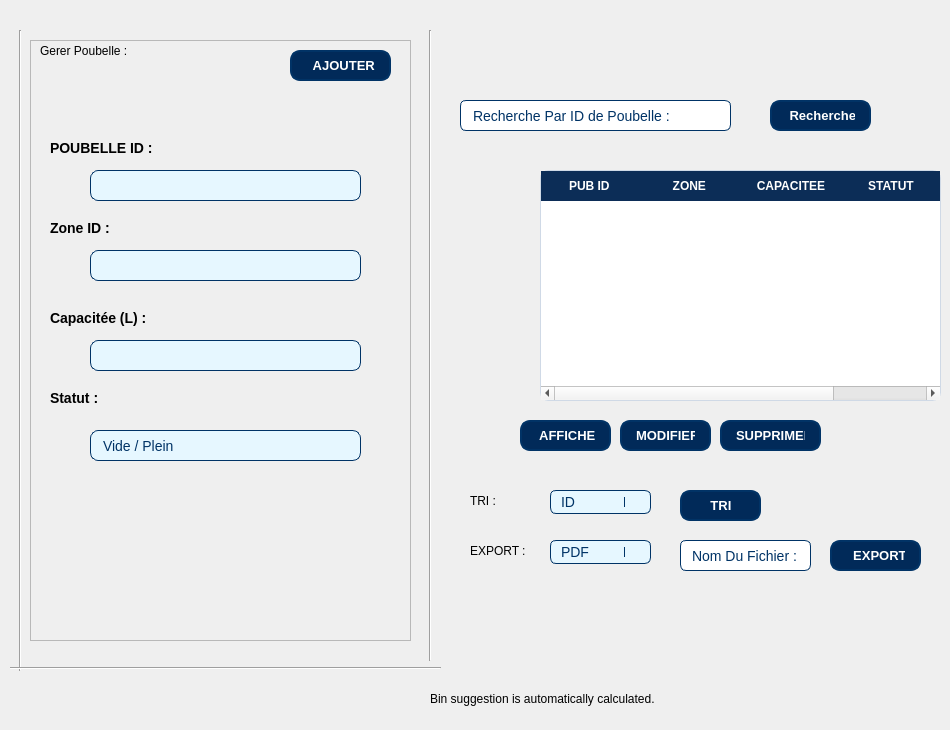
      <widget class="QWidget" name="pageMain">
       <widget class="QLabel" name="label_21">
        <property name="geometry">
         <rect>
          <x>470</x>
          <y>540</y>
          <width>61</width>
          <height>21</height>
         </rect>
        </property>
        <property name="styleSheet">
         <string notr="true">color: rgb(0, 0, 0);</string>
        </property>
        <property name="text">
         <string>EXPORT :</string>
        </property>
       </widget>
       <widget class="QFrame" name="frame">
        <property name="geometry">
         <rect>
          <x>30</x>
          <y>40</y>
          <width>381</width>
          <height>601</height>
         </rect>
        </property>
        <property name="styleSheet">
         <string notr="true">/* Form Box */
.form-fiche {
    flex: 1; /* Takes 1/3 of the container width */
    background-color: #f4f7fb; /* Light background for contrast */
    padding: 25px 20px; /* Inner spacing */
    border-radius: 12px; /* Rounded corners */
    box-shadow: 0 4px 12px rgba(0, 0, 0, 0.1); /* Soft shadow for depth */
    transition: transform 0.2s ease, box-shadow 0.2s ease;
}

.form-fiche:hover {
    transform: translateY(-2px); /* Slight lift on hover */
    box-shadow: 0 6px 15px rgba(0, 0, 0, 0.15); /* Stronger shadow */
}

.form-fiche h3 {
    margin-top: 0;
    margin-bottom: 20px;
    font-size: 20px;
    font-weight: 600;
    color: #003366;
}

.form-fiche label {
    display: block;
    font-weight: 500;
    margin-bottom: 6px;
    color: #003366;
}

.form-fiche input {
    width: 100%;
    padding: 10px;
    margin-bottom: 15px;
    border: 1px solid #003366;
    border-radius: 8px;
    background-color: #e6f7ff;
    font-size: 14px;
    transition: border 0.2s ease, box-shadow 0.2s ease;
}

.form-fiche input:focus {
    border-color: #0d3273;
    box-shadow: 0 0 5px rgba(13, 50, 115, 0.5);
    outline: none;
}

.form-fiche button {
    width: 32%;
    margin-right: 5%;
    padding: 10px;
    border: none;
    border-radius: 8px;
    background-color: #0d3273;
    color: white;
    font-weight: 500;
    cursor: pointer;
    transition: background-color 0.2s ease, transform 0.2s ease;
}

.form-fiche button:hover {
    background-color: #004080;
    transform: translateY(-1px);
}

.form-fiche small {
    display: block;
    margin-top: 8px;
    font-size: 12px;
    color: #555;
}</string>
        </property>
        <property name="frameShape">
         <enum>QFrame::Shape::StyledPanel</enum>
        </property>
        <property name="frameShadow">
         <enum>QFrame::Shadow::Raised</enum>
        </property>
        <widget class="QLabel" name="label_5">
         <property name="geometry">
          <rect>
           <x>10</x>
           <y>-20</y>
           <width>301</width>
           <height>61</height>
          </rect>
         </property>
         <property name="styleSheet">
          <string notr="true">font: 16pt &quot;Segoe UI&quot;;
color: rgb(0, 0, 0);
font: 700 16pt &quot;Segoe UI&quot;;</string>
         </property>
         <property name="text">
          <string>Gerer Poubelle :</string>
         </property>
        </widget>
        <widget class="QLineEdit" name="pubid">
         <property name="geometry">
          <rect>
           <x>60</x>
           <y>130</y>
           <width>271</width>
           <height>31</height>
          </rect>
         </property>
         <property name="styleSheet">
          <string notr="true">QLineEdit {
    background-color: #e6f7ff;      /* Light blue background */
    border: 1px solid #003366;      /* Dark blue border */
    border-radius: 8px;             /* Rounded corners */
    padding: 6px 10px;              /* Inner spacing */
    font-size: 14px;
    color: #003366;
}

QLineEdit:focus {
    border: 1px solid #0d3273;      /* Darker border on focus */
    background-color: #ffffff;      /* Slightly lighter background */
    selection-background-color: #0d3273;
    selection-color: #ffffff;
}</string>
         </property>
        </widget>
        <widget class="QLabel" name="label_8">
         <property name="geometry">
          <rect>
           <x>20</x>
           <y>80</y>
           <width>121</width>
           <height>71</height>
          </rect>
         </property>
         <property name="styleSheet">
          <string notr="true">QLabel {
    font-size: 14px;
    color: #000000;
    font-weight: bold;
}
</string>
         </property>
         <property name="text">
          <string>POUBELLE ID :
</string>
         </property>
        </widget>
        <widget class="QLabel" name="label_10">
         <property name="geometry">
          <rect>
           <x>20</x>
           <y>160</y>
           <width>121</width>
           <height>71</height>
          </rect>
         </property>
         <property name="styleSheet">
          <string notr="true">QLabel {
    font-size: 14px;
    color: #000000;
    font-weight: bold;
}
</string>
         </property>
         <property name="text">
          <string>Zone ID :
</string>
         </property>
        </widget>
        <widget class="QLineEdit" name="zoneid">
         <property name="geometry">
          <rect>
           <x>60</x>
           <y>210</y>
           <width>271</width>
           <height>31</height>
          </rect>
         </property>
         <property name="styleSheet">
          <string notr="true">QLineEdit {
    background-color: #e6f7ff;      /* Light blue background */
    border: 1px solid #003366;      /* Dark blue border */
    border-radius: 8px;             /* Rounded corners */
    padding: 6px 10px;              /* Inner spacing */
    font-size: 14px;
    color: #003366;
}

QLineEdit:focus {
    border: 1px solid #0d3273;      /* Darker border on focus */
    background-color: #ffffff;      /* Slightly lighter background */
    selection-background-color: #0d3273;
    selection-color: #ffffff;
}</string>
         </property>
        </widget>
        <widget class="QLabel" name="label_12">
         <property name="geometry">
          <rect>
           <x>20</x>
           <y>250</y>
           <width>121</width>
           <height>71</height>
          </rect>
         </property>
         <property name="styleSheet">
          <string notr="true">QLabel {
    font-size: 14px;
    color: #000000;
    font-weight: bold;
}
</string>
         </property>
         <property name="text">
          <string>Capacitée (L) :
</string>
         </property>
        </widget>
        <widget class="QLabel" name="label_13">
         <property name="geometry">
          <rect>
           <x>20</x>
           <y>330</y>
           <width>121</width>
           <height>71</height>
          </rect>
         </property>
         <property name="styleSheet">
          <string notr="true">QLabel {
    font-size: 14px;
    color: #000000;
    font-weight: bold;
}
</string>
         </property>
         <property name="text">
          <string>Statut :
</string>
         </property>
        </widget>
        <widget class="QLineEdit" name="cap">
         <property name="geometry">
          <rect>
           <x>60</x>
           <y>300</y>
           <width>271</width>
           <height>31</height>
          </rect>
         </property>
         <property name="styleSheet">
          <string notr="true">QLineEdit {
    background-color: #e6f7ff;      /* Light blue background */
    border: 1px solid #003366;      /* Dark blue border */
    border-radius: 8px;             /* Rounded corners */
    padding: 6px 10px;              /* Inner spacing */
    font-size: 14px;
    color: #003366;
}

QLineEdit:focus {
    border: 1px solid #0d3273;      /* Darker border on focus */
    background-color: #ffffff;      /* Slightly lighter background */
    selection-background-color: #0d3273;
    selection-color: #ffffff;
}</string>
         </property>
        </widget>
        <widget class="QLineEdit" name="status">
         <property name="geometry">
          <rect>
           <x>60</x>
           <y>390</y>
           <width>271</width>
           <height>31</height>
          </rect>
         </property>
         <property name="styleSheet">
          <string notr="true">QLineEdit {
    background-color: #e6f7ff;      /* Light blue background */
    border: 1px solid #003366;      /* Dark blue border */
    border-radius: 8px;             /* Rounded corners */
    padding: 6px 10px;              /* Inner spacing */
    font-size: 14px;
    color: #003366;
}

QLineEdit:focus {
    border: 1px solid #0d3273;      /* Darker border on focus */
    background-color: #ffffff;      /* Slightly lighter background */
    selection-background-color: #0d3273;
    selection-color: #ffffff;
}</string>
         </property>
         <property name="text">
          <string>Vide / Plein</string>
         </property>
        </widget>
        <widget class="QPushButton" name="ajpoub">
         <property name="geometry">
          <rect>
           <x>260</x>
           <y>10</y>
           <width>101</width>
           <height>31</height>
          </rect>
         </property>
         <property name="styleSheet">
          <string notr="true">/* ==== BUTTONS STYLE ==== */
QPushButton {
    background-color: #012a59;
    color: #ffffff;
    border: 2px solid #013366;
    border-radius: 10px;
    padding: 8px 14px;
    font-size: 13px;
    font-weight: 500;
    text-align: left;
    transition: all 0.3s ease-in-out;
}

QPushButton:hover {
    background-color: #024b8a;
    border-color: #025aa5;
}

QPushButton:pressed {
    background-color: #013869;
    border-color: #011f3f;
}
</string>
         </property>
         <property name="text">
          <string>  AJOUTER</string>
         </property>
        </widget>
       </widget>
       <widget class="QPushButton" name="modpoub">
        <property name="geometry">
         <rect>
          <x>620</x>
          <y>420</y>
          <width>91</width>
          <height>31</height>
         </rect>
        </property>
        <property name="styleSheet">
         <string notr="true">/* ==== BUTTONS STYLE ==== */
QPushButton {
    background-color: #012a59;
    color: #ffffff;
    border: 2px solid #013366;
    border-radius: 10px;
    padding: 8px 14px;
    font-size: 13px;
    font-weight: 500;
    text-align: left;
    transition: all 0.3s ease-in-out;
}

QPushButton:hover {
    background-color: #024b8a;
    border-color: #025aa5;
}

QPushButton:pressed {
    background-color: #013869;
    border-color: #011f3f;
}
</string>
        </property>
        <property name="text">
         <string>MODIFIER</string>
        </property>
       </widget>
       <widget class="QComboBox" name="comboBox_4">
        <property name="geometry">
         <rect>
          <x>550</x>
          <y>540</y>
          <width>101</width>
          <height>24</height>
         </rect>
        </property>
        <property name="styleSheet">
         <string notr="true">QComboBox {
    background-color: #e6f7ff;      /* Light blue background */
    border: 1px solid #003366;      /* Dark blue border */
    border-radius: 6px;
    padding: 4px 10px;
    font-size: 14px;
    color: #003366;
}

QComboBox:hover {
    border: 1px solid #0d3273;      /* Darker border on hover */
}

QComboBox:focus {
    border: 1px solid #0d3273;
    background-color: #ffffff;
}

QComboBox::drop-down {
    subcontrol-origin: padding;
    subcontrol-position: top right;
    width: 25px;
    border-left: 1px solid #003366;
    border-radius: 0 6px 6px 0;
}

QComboBox QAbstractItemView {
    background-color: #ffffff;
    selection-background-color: #0d3273;
    selection-color: white;
    border: 1px solid #003366;
}
</string>
        </property>
        <item>
         <property name="text">
          <string>PDF</string>
         </property>
        </item>
        <item>
         <property name="text">
          <string>EXCEL</string>
         </property>
        </item>
       </widget>
       <widget class="QPushButton" name="supppoub">
        <property name="geometry">
         <rect>
          <x>720</x>
          <y>420</y>
          <width>101</width>
          <height>31</height>
         </rect>
        </property>
        <property name="styleSheet">
         <string notr="true">/* ==== BUTTONS STYLE ==== */
QPushButton {
    background-color: #012a59;
    color: #ffffff;
    border: 2px solid #013366;
    border-radius: 10px;
    padding: 8px 14px;
    font-size: 13px;
    font-weight: 500;
    text-align: left;
    transition: all 0.3s ease-in-out;
}

QPushButton:hover {
    background-color: #024b8a;
    border-color: #025aa5;
}

QPushButton:pressed {
    background-color: #013869;
    border-color: #011f3f;
}
</string>
        </property>
        <property name="text">
         <string>SUPPRIMER</string>
        </property>
       </widget>
       <widget class="QPushButton" name="gespub_4">
        <property name="geometry">
         <rect>
          <x>680</x>
          <y>490</y>
          <width>81</width>
          <height>31</height>
         </rect>
        </property>
        <property name="styleSheet">
         <string notr="true">/* ==== BUTTONS STYLE ==== */
QPushButton {
    background-color: #012a59;
    color: #ffffff;
    border: 2px solid #013366;
    border-radius: 10px;
    padding: 8px 14px;
    font-size: 13px;
    font-weight: 500;
    text-align: left;
    transition: all 0.3s ease-in-out;
}

QPushButton:hover {
    background-color: #024b8a;
    border-color: #025aa5;
}

QPushButton:pressed {
    background-color: #013869;
    border-color: #011f3f;
}
</string>
        </property>
        <property name="text">
         <string>    TRI</string>
        </property>
       </widget>
       <widget class="QLabel" name="label_22">
        <property name="geometry">
         <rect>
          <x>470</x>
          <y>490</y>
          <width>61</width>
          <height>21</height>
         </rect>
        </property>
        <property name="styleSheet">
         <string notr="true">color: rgb(0, 0, 0);</string>
        </property>
        <property name="text">
         <string>TRI :</string>
        </property>
       </widget>
       <widget class="QComboBox" name="comboBox">
        <property name="geometry">
         <rect>
          <x>550</x>
          <y>490</y>
          <width>101</width>
          <height>24</height>
         </rect>
        </property>
        <property name="styleSheet">
         <string notr="true">QComboBox {
    background-color: #e6f7ff;      /* Light blue background */
    border: 1px solid #003366;      /* Dark blue border */
    border-radius: 6px;
    padding: 4px 10px;
    font-size: 14px;
    color: #003366;
}

QComboBox:hover {
    border: 1px solid #0d3273;      /* Darker border on hover */
}

QComboBox:focus {
    border: 1px solid #0d3273;
    background-color: #ffffff;
}

QComboBox::drop-down {
    subcontrol-origin: padding;
    subcontrol-position: top right;
    width: 25px;
    border-left: 1px solid #003366;
    border-radius: 0 6px 6px 0;
}

QComboBox QAbstractItemView {
    background-color: #ffffff;
    selection-background-color: #0d3273;
    selection-color: white;
    border: 1px solid #003366;
}
</string>
        </property>
        <item>
         <property name="text">
          <string>ID</string>
         </property>
        </item>
        <item>
         <property name="text">
          <string>CAPACITY</string>
         </property>
        </item>
        <item>
         <property name="text">
          <string>STATUS</string>
         </property>
        </item>
       </widget>
       <widget class="QLineEdit" name="lineEdit_10">
        <property name="geometry">
         <rect>
          <x>460</x>
          <y>100</y>
          <width>271</width>
          <height>31</height>
         </rect>
        </property>
        <property name="styleSheet">
         <string notr="true">QLineEdit {
    background-color: #ffffff;       /* White background */
    border: 1px solid #003366;       /* Dark blue border */
    border-radius: 6px;              /* Rounded corners */
    padding: 5px 10px;               /* Inner padding */
    font-size: 14px;
    color: #003366;
}

QLineEdit:focus {
    border: 1px solid #0d3273;       /* Darker border on focus */
    background-color: #e6f7ff;       /* Light blue on focus */
    selection-background-color: #0d3273;
    selection-color: white;
}</string>
        </property>
        <property name="text">
         <string>Recherche Par ID de Poubelle :</string>
        </property>
       </widget>
       <widget class="QLabel" name="label_23">
        <property name="geometry">
         <rect>
          <x>430</x>
          <y>690</y>
          <width>301</width>
          <height>31</height>
         </rect>
        </property>
        <property name="text">
         <string>Bin suggestion is automatically calculated.
</string>
        </property>
       </widget>
       <widget class="QPushButton" name="gespub_3">
        <property name="geometry">
         <rect>
          <x>770</x>
          <y>100</y>
          <width>101</width>
          <height>31</height>
         </rect>
        </property>
        <property name="styleSheet">
         <string notr="true">/* ==== BUTTONS STYLE ==== */
QPushButton {
    background-color: #012a59;
    color: #ffffff;
    border: 2px solid #013366;
    border-radius: 10px;
    padding: 8px 14px;
    font-size: 13px;
    font-weight: 500;
    text-align: left;
    transition: all 0.3s ease-in-out;
}

QPushButton:hover {
    background-color: #024b8a;
    border-color: #025aa5;
}

QPushButton:pressed {
    background-color: #013869;
    border-color: #011f3f;
}
</string>
        </property>
        <property name="text">
         <string> Recherche</string>
        </property>
       </widget>
       <widget class="QPushButton" name="gespub_7">
        <property name="geometry">
         <rect>
          <x>830</x>
          <y>540</y>
          <width>91</width>
          <height>31</height>
         </rect>
        </property>
        <property name="styleSheet">
         <string notr="true">/* ==== BUTTONS STYLE ==== */
QPushButton {
    background-color: #012a59;
    color: #ffffff;
    border: 2px solid #013366;
    border-radius: 10px;
    padding: 8px 14px;
    font-size: 13px;
    font-weight: 500;
    text-align: left;
    transition: all 0.3s ease-in-out;
}

QPushButton:hover {
    background-color: #024b8a;
    border-color: #025aa5;
}

QPushButton:pressed {
    background-color: #013869;
    border-color: #011f3f;
}
</string>
        </property>
        <property name="text">
         <string>  EXPORT</string>
        </property>
       </widget>
       <widget class="QLineEdit" name="lineEdit_11">
        <property name="geometry">
         <rect>
          <x>680</x>
          <y>540</y>
          <width>131</width>
          <height>31</height>
         </rect>
        </property>
        <property name="styleSheet">
         <string notr="true">QLineEdit {
    background-color: #ffffff;       /* White background */
    border: 1px solid #003366;       /* Dark blue border */
    border-radius: 6px;              /* Rounded corners */
    padding: 5px 10px;               /* Inner padding */
    font-size: 14px;
    color: #003366;
}

QLineEdit:focus {
    border: 1px solid #0d3273;       /* Darker border on focus */
    background-color: #e6f7ff;       /* Light blue on focus */
    selection-background-color: #0d3273;
    selection-color: white;
}</string>
        </property>
        <property name="text">
         <string>Nom Du Fichier :</string>
        </property>
       </widget>
       <widget class="Line" name="line_4">
        <property name="geometry">
         <rect>
          <x>10</x>
          <y>660</y>
          <width>431</width>
          <height>16</height>
         </rect>
        </property>
        <property name="orientation">
         <enum>Qt::Orientation::Horizontal</enum>
        </property>
       </widget>
       <widget class="Line" name="line_5">
        <property name="geometry">
         <rect>
          <x>420</x>
          <y>30</y>
          <width>20</width>
          <height>631</height>
         </rect>
        </property>
        <property name="orientation">
         <enum>Qt::Orientation::Vertical</enum>
        </property>
       </widget>
       <widget class="Line" name="line_6">
        <property name="geometry">
         <rect>
          <x>10</x>
          <y>30</y>
          <width>20</width>
          <height>641</height>
         </rect>
        </property>
        <property name="orientation">
         <enum>Qt::Orientation::Vertical</enum>
        </property>
       </widget>
       <widget class="QTableWidget" name="twp">
        <property name="geometry">
         <rect>
          <x>540</x>
          <y>170</y>
          <width>401</width>
          <height>231</height>
         </rect>
        </property>
        <property name="styleSheet">
         <string notr="true">QTableWidget {
    background-color: #ffffff;
    alternate-background-color: #f2f6fc;
    gridline-color: #dbe3ec;
    border: 1px solid #cfd9e6;
    border-radius: 8px;
    selection-background-color: #c7e0ff;
    selection-color: #000000;
        color: #000000;
}

QHeaderView::section {
    background-color: #0c2d57;
    color: #ffffff;
    padding: 6px;
    border: none;
    font-weight: 600;
    font-size: 12px;
}

QTableCornerButton::section {
    background-color: #0c2d57;
}</string>
        </property>
        <column>
         <property name="text">
          <string>PUB ID </string>
         </property>
        </column>
        <column>
         <property name="text">
          <string>ZONE </string>
         </property>
        </column>
        <column>
         <property name="text">
          <string>CAPACITEE</string>
         </property>
        </column>
        <column>
         <property name="text">
          <string>STATUT</string>
         </property>
        </column>
       </widget>
       <widget class="QPushButton" name="affpoub">
        <property name="geometry">
         <rect>
          <x>520</x>
          <y>420</y>
          <width>91</width>
          <height>31</height>
         </rect>
        </property>
        <property name="styleSheet">
         <string notr="true">/* ==== BUTTONS STYLE ==== */
QPushButton {
    background-color: #012a59;
    color: #ffffff;
    border: 2px solid #013366;
    border-radius: 10px;
    padding: 8px 14px;
    font-size: 13px;
    font-weight: 500;
    text-align: left;
    transition: all 0.3s ease-in-out;
}

QPushButton:hover {
    background-color: #024b8a;
    border-color: #025aa5;
}

QPushButton:pressed {
    background-color: #013869;
    border-color: #011f3f;
}
</string>
        </property>
        <property name="text">
         <string> AFFICHER</string>
        </property>
       </widget>
       <zorder>comboBox_4</zorder>
       <zorder>label_23</zorder>
       <zorder>line_5</zorder>
       <zorder>line_6</zorder>
       <zorder>label_21</zorder>
       <zorder>frame</zorder>
       <zorder>modpoub</zorder>
       <zorder>supppoub</zorder>
       <zorder>gespub_4</zorder>
       <zorder>comboBox</zorder>
       <zorder>lineEdit_10</zorder>
       <zorder>label_22</zorder>
       <zorder>gespub_3</zorder>
       <zorder>gespub_7</zorder>
       <zorder>lineEdit_11</zorder>
       <zorder>line_4</zorder>
       <zorder>twp</zorder>
       <zorder>affpoub</zorder>
      </widget>
